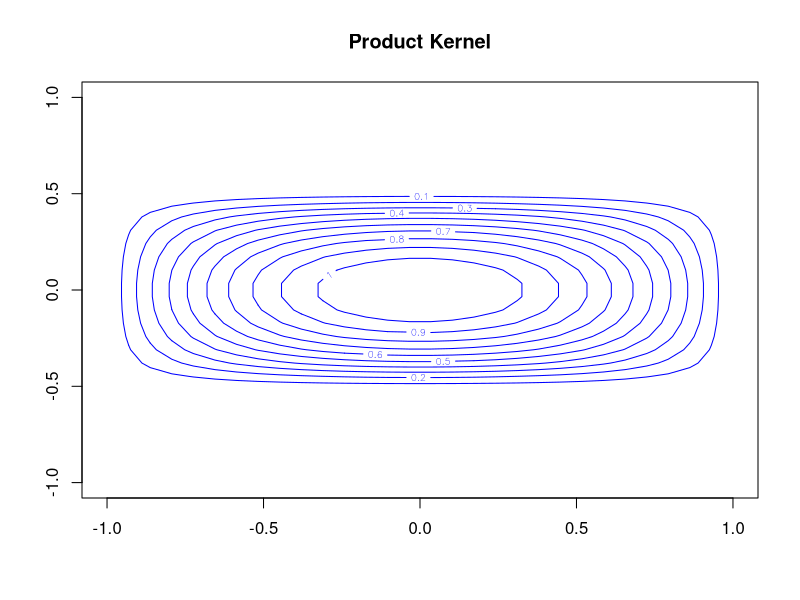
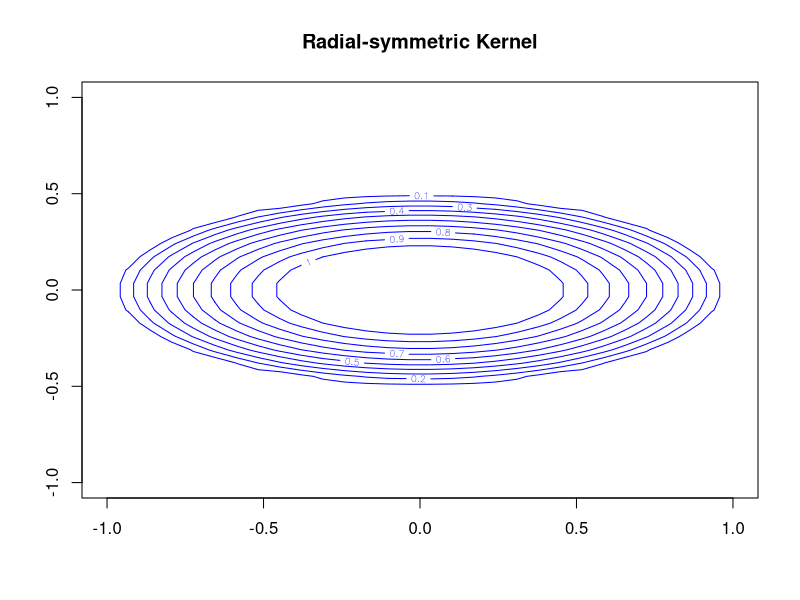

The R source for these figures, in order:

# clear variables and close windows
rm(list = ls(all = TRUE))
graphics.off()

# Product Epanechnikov
product.Epa = function(u) {
    k = 0.75^2 * (1 - u[, 1]^2) * (1 - u[, 2]^2)
    k = k * (abs(u[, 1]) <= 1) * (abs(u[, 2]) <= 1)
    return(k)
}

# Spherical Epanechnikov
radial.Epa = function(u) {
    u = as.matrix(u)
    d = ncol(u)
    p = 2
    q = 1
    r = 1 - sqrt(rowSums(u * u))^p
    c = p * gamma(d/2) * gamma(1 + q + d/p)/(2 * pi^(d/2) * gamma(1 + q) * gamma(d/p))
    k = c * r^q * (r >= 0)
    return(k)
}

H1 = diag(2)  # identity matrix
H2 = diag(c(1, 0.5))  # diagonal matrix
H3 = 0.5 * diag(2) + 0.5  # general symmetric(!) matrix
H4 = matrix(c(0.5, 0.25, 0.25, 1), 2, 2)

H = H2  # ... change here! ....

# Plot kernels
u1 = u2 = seq(-1, 1, length = 30)
invH = chol2inv(chol(H))
grid = t(invH %*% t(expand.grid(u1, u2)))

P.Kernel = product.Epa(grid)/det(H)
P.Kernel = matrix(P.Kernel, length(u1), length(u2))

R.Kernel = radial.Epa(grid)/det(H)
R.Kernel = matrix(R.Kernel, length(u1), length(u2))

levels = seq(0.1, 1, length = 10)
contour(u1, u2, P.Kernel, levels = levels, col = "blue", main = "Product Kernel")

dev.new()
contour(u1, u2, R.Kernel, levels = levels, col = "blue", main = "Radial-symmetric Kernel")

